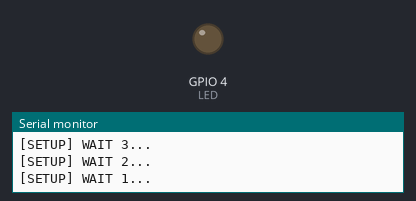
A sketch run on a simulated ESP32. Parts: output pins drawn as LEDs (lit = HIGH), the last lines printed to the serial monitor. WiFi joins after 1.5 s; servers stay silent unless stated; uploads are accepted with an empty reply.

Above: at 4.7 s.
At 20.81 s:
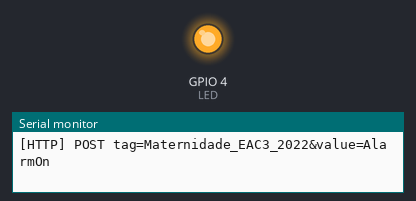
Timing chart, 0 to 23.8 s (numbered marks = the images above):
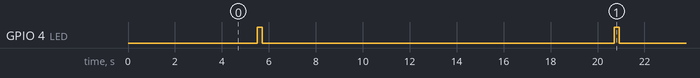

Measured:
- by itself, GPIO 4 (LED): alternates HIGH for 0.21 s and LOW for 15.0 s

The sketch:

maternidade_Alarm.ino
```cpp
/**
 *  maternidade_Alarm.ino
 *  permite enviar para uma base de dados WEB, uma TAG
 *  com uma aplicação em appinventor e ESP32
 *
 *  Created on: 22.02.2022
 *  para alunos da Escola profissional de Felgueiras
 *  Mário Silva alunosepf@gmail.com
 *
 */

#include <Arduino.h>

#include <WiFi.h>
#include <WiFiMulti.h>

#include <HTTPClient.h>

#define USE_SERIAL Serial

WiFiMulti wifiMulti;

/*
const char* ca = \
"-----BEGIN CERTIFICATE-----\n" \
"MIIEkjCCA3qgAwIBAgIQCgFBQgAAAVOFc2oLheynCDANBgkqhkiG9w0BAQsFADA/\n" \
"MSQwIgYDVQQKExtEaWdpdGFsIFNpZ25hdHVyZSBUcnVzdCBDby4xFzAVBgNVBAMT\n" \
"DkRTVCBSb290IENBIFgzMB4XDTE2MDMxNzE2NDA0NloXDTIxMDMxNzE2NDA0Nlow\n" \
"SjELMAkGA1UEBhMCVVMxFjAUBgNVBAoTDUxldCdzIEVuY3J5cHQxIzAhBgNVBAMT\n" \
"GkxldCdzIEVuY3J5cHQgQXV0aG9yaXR5IFgzMIIBIjANBgkqhkiG9w0BAQEFAAOC\n" \
"AQ8AMIIBCgKCAQEAnNMM8FrlLke3cl03g7NoYzDq1zUmGSXhvb418XCSL7e4S0EF\n" \
"q6meNQhY7LEqxGiHC6PjdeTm86dicbp5gWAf15Gan/PQeGdxyGkOlZHP/uaZ6WA8\n" \
"SMx+yk13EiSdRxta67nsHjcAHJyse6cF6s5K671B5TaYucv9bTyWaN8jKkKQDIZ0\n" \
"Z8h/pZq4UmEUEz9l6YKHy9v6Dlb2honzhT+Xhq+w3Brvaw2VFn3EK6BlspkENnWA\n" \
"a6xK8xuQSXgvopZPKiAlKQTGdMDQMc2PMTiVFrqoM7hD8bEfwzB/onkxEz0tNvjj\n" \
"/PIzark5McWvxI0NHWQWM6r6hCm21AvA2H3DkwIDAQABo4IBfTCCAXkwEgYDVR0T\n" \
"AQH/BAgwBgEB/wIBADAOBgNVHQ8BAf8EBAMCAYYwfwYIKwYBBQUHAQEEczBxMDIG\n" \
"CCsGAQUFBzABhiZodHRwOi8vaXNyZy50cnVzdGlkLm9jc3AuaWRlbnRydXN0LmNv\n" \
"bTA7BggrBgEFBQcwAoYvaHR0cDovL2FwcHMuaWRlbnRydXN0LmNvbS9yb290cy9k\n" \
"c3Ryb290Y2F4My5wN2MwHwYDVR0jBBgwFoAUxKexpHsscfrb4UuQdf/EFWCFiRAw\n" \
"VAYDVR0gBE0wSzAIBgZngQwBAgEwPwYLKwYBBAGC3xMBAQEwMDAuBggrBgEFBQcC\n" \
"ARYiaHR0cDovL2Nwcy5yb290LXgxLmxldHNlbmNyeXB0Lm9yZzA8BgNVHR8ENTAz\n" \
"MDGgL6AthitodHRwOi8vY3JsLmlkZW50cnVzdC5jb20vRFNUUk9PVENBWDNDUkwu\n" \
"Y3JsMB0GA1UdDgQWBBSoSmpjBH3duubRObemRWXv86jsoTANBgkqhkiG9w0BAQsF\n" \
"AAOCAQEA3TPXEfNjWDjdGBX7CVW+dla5cEilaUcne8IkCJLxWh9KEik3JHRRHGJo\n" \
"uM2VcGfl96S8TihRzZvoroed6ti6WqEBmtzw3Wodatg+VyOeph4EYpr/1wXKtx8/\n" \
"wApIvJSwtmVi4MFU5aMqrSDE6ea73Mj2tcMyo5jMd6jmeWUHK8so/joWUoHOUgwu\n" \
"X4Po1QYz+3dszkDqMp4fklxBwXRsW10KXzPMTZ+sOPAveyxindmjkW8lGy+QsRlG\n" \
"PfZ+G6Z6h7mjem0Y+iWlkYcV4PIWL1iwBi8saCbGS5jN2p8M+X+Q7UNKEkROb3N6\n" \
"KOqkqm57TH2H3eDJAkSnh6/DNFu0Qg==\n" \
"-----END CERTIFICATE-----\n";
*/

//  endereço do Servidor como o tinyWEBDB, programado em PHP
//const char* resource = "http://weather.uc4.net/";
const char* resource = "http://tinywebdb.appinventor.mit.edu/";
#define LED 4
void setup() {
    pinMode(LED,OUTPUT);

    // init serial port @ 115200 bps
    USE_SERIAL.begin(115200);
    USE_SERIAL.println();
    USE_SERIAL.println();
    USE_SERIAL.println();

    for(uint8_t t = 4; t > 0; t--) {
        USE_SERIAL.printf("[SETUP] WAIT %d...\n", t);
        USE_SERIAL.flush();
        delay(1000);
    }
    // enter your wireless setings
    wifiMulti.addAP("SSID", "PASSWORD");

}

void loop() {
    // wait for WiFi connection
    if((wifiMulti.run() == WL_CONNECTED)) {

        digitalWrite(LED,true);
        HTTPClient http;
        USE_SERIAL.print("[HTTP] begin...\n");

        const char* tag="Maternidade_EAC3_2022";
        const char* value="AlarmOn";


        USE_SERIAL.print("[HTTP] GET...\n");

        char url[64];


       sprintf(url, "%s%s", resource, "storeavalue");
       USE_SERIAL.printf("[HTTP] %s\n", url);

    // POST tag=maternidade_EAC3_2022, value
    char params[256];
    sprintf(params, "tag=%s&value=%s", tag, value);
    USE_SERIAL.printf("[HTTP] POST %s\n", params);

    // configure targed server and url
    http.begin(url);

    // start connection and send HTTP header
    http.addHeader("Content-Type", "application/x-www-form-urlencoded");
    int httpCode = http.POST(params);
    String payload = http.getString();  //Get the response payload
    Serial.println(payload);            //Print request response payload


        // if httpCode<0 then   error
        if(httpCode > 0) {
            // HTTP header has been send and Server response header has been handled
            USE_SERIAL.printf("[HTTP] GET... code: %d\n", httpCode);

            // file found at server COD 200
            if(httpCode == HTTP_CODE_OK) {
                String payload = http.getString();
                USE_SERIAL.println(payload);
            }
        } else {
            USE_SERIAL.printf("[HTTP] GET... failed, error: %s\n", http.errorToString(httpCode).c_str());
        }

        http.end();
    }
    digitalWrite(LED,false);  // turn off LED
    delay(15000);  // Wait 15 Seconds for next Store value

}
```
